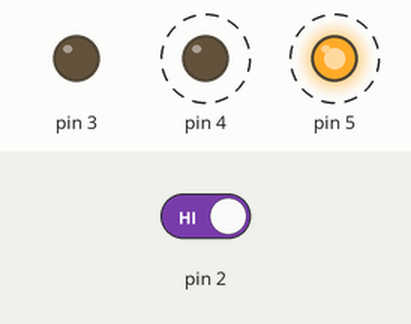
Bench run of a sketch on a simulated Arduino Uno, built with avr-gcc and run on an emulated ATmega328P. On the bench: output pins drawn as LEDs (lit = HIGH). Dashed ring = blinking. The test bench sets the inputs (shaded band); at power-on: pin 2 HIGH.

Above: at 3.2 s.
3.3 s: pin 2 driven LOW
At 3.47 s:
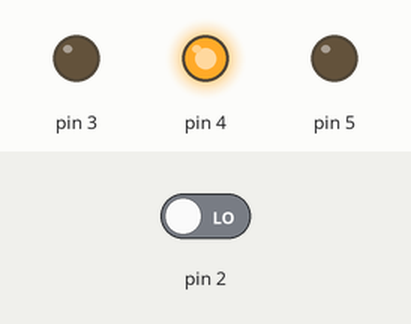
At 4.5 s:
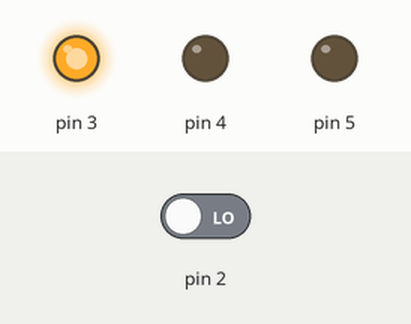
5.1 s: pin 2 driven HIGH
At 5.6 s:
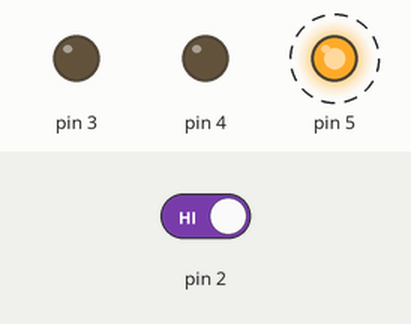
Timing chart, 0 to 15.6 s (numbered marks = the images above; inputs shaded):
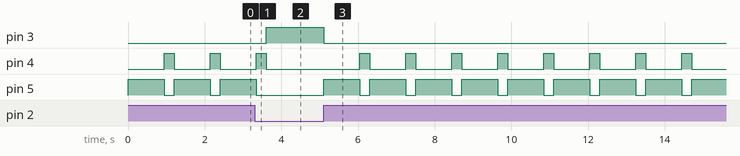

The sketch:

Project02_SpaceshipInterface.ino
```cpp
int switchState = 0;

void setup() {
  pinMode(3,OUTPUT);
  pinMode(4,OUTPUT);
  pinMode(5,OUTPUT);
  pinMode(2,INPUT);
}

void loop() {
  switchState = digitalRead(2);

  if (switchState == LOW) {
    digitalWrite(3, HIGH);
    digitalWrite(4, LOW);
    digitalWrite(5, LOW);
  }
  else {
    digitalWrite(3, LOW);
    digitalWrite(4, LOW);
    digitalWrite(5, HIGH);

    delay(950);

    digitalWrite(4, HIGH);
    digitalWrite(5, LOW);

    delay(250);
  }
}
```

Measured:
- after the input at 3.3 s, pin 3: LOW → HIGH after 0.30 s; pin 4: goes on until 3.6 s, then stays LOW; pin 5: goes on until 3.4 s, then stays LOW
- after the input at 5.1 s, pin 3: HIGH → LOW at once; pin 4: alternates HIGH for 0.25 s and LOW for 0.95 s, starting after 0.95 s; pin 5: alternates HIGH for 0.95 s and LOW for 0.25 s, starting at once
- by itself, pin 4: alternates HIGH for 0.25 s and LOW for 0.95 s
- by itself, pin 5: alternates HIGH for 0.95 s and LOW for 0.25 s
